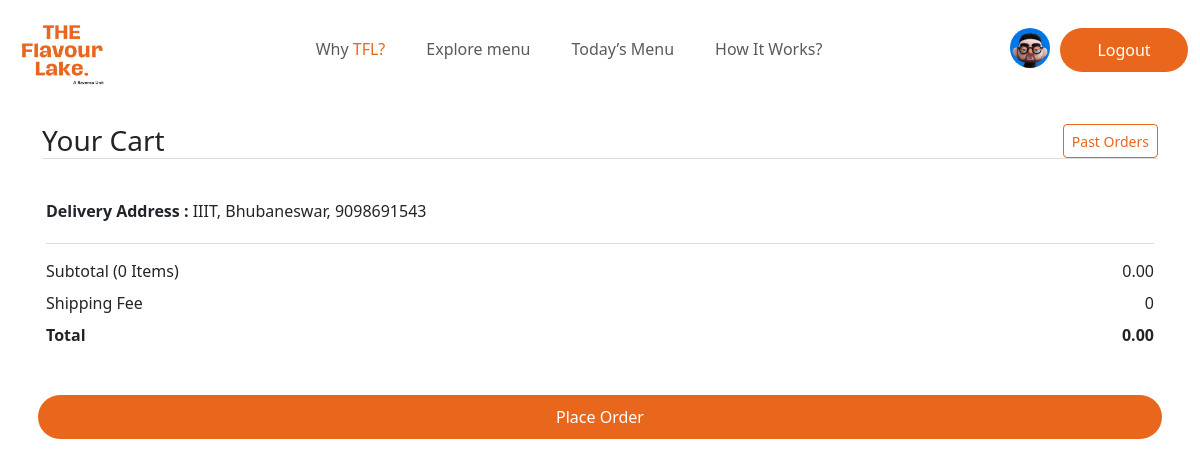
The app's page /cart/ (signed in) with its own data.
### home/models.py (models this page shows, shortened)
class DeliveryAddress(models.Model):
    ADDRESS_CHOICES = [
        ('IIIT', 'IIIT'),
        ('STPI', 'STPI'),
        ('KIIT', 'KIIT'),
    ]
    CITY_CHOICES = [
        ('Bhubaneswar', 'Bhubaneswar'),
    ]
    user = models.ForeignKey(User, on_delete=models.CASCADE, related_name='delivery_addresses')
    address_line1 = models.CharField(max_length=255, choices=ADDRESS_CHOICES, default='IIIT')
    city = models.CharField(max_length=100, choices=CITY_CHOICES, default='Bhubaneswar')
    phone_number = models.CharField(max_length=10, default='XXXXXXXXXX')
    is_primary = models.BooleanField(default=False)
    created_at = models.DateTimeField(auto_now_add=True)
    updated_at = models.DateTimeField(auto_now=True)

### home/views.py (the view, shortened to what this page needs)
# urls.py: path('cart/', views.view_cart, name='view_cart'),
def view_cart(request):
    try:
        user = request.user
        email_verified = EmailAddress.objects.filter(user=user, verified=True).exists()
    except:
        email_verified= False
    try:
        addresses = user.delivery_addresses.filter(is_primary=True).all()
    except AttributeError:
        addresses = None
    cart = request.session.get('cart', {})
    items = {}
    today_veg_lunch_menu = TodayLunchMenu.objects.order_by('id').filter(item_category="veg").first()
    today_nonveg_lunch_menu = TodayLunchMenu.objects.order_by('id').filter(item_category="non_veg").first()
    today_veg_dinner_menu = TodayDinnerMenu.objects.order_by('id').filter(item_category="veg").first()
    today_nonveg_dinner_menu = TodayDinnerMenu.objects.order_by('id').filter(item_category="non_veg").first()
    cart_total_amount = 0
    context = {
        'today_veg_lunch_menu_price': today_veg_lunch_menu,
        'today_nonveg_lunch_menu_price': today_nonveg_lunch_menu,
        'today_veg_dinner_menu_price': today_veg_dinner_menu,
        'today_nonveg_dinner_menu_price': today_nonveg_dinner_menu,
        'cart': items,
        'cart_total_amount': cart_total_amount,
        "email_verified":email_verified,
        "addresses":addresses,
    }
    return render(request, 'apps/home/view_cart.html', context)

### templates/apps/home/view_cart.html (shortened to what this page needs)
{% extends "account/base_entrance.html" %}
{% load i18n %}
{% load static %}
{% load allauth account %}
{% block stylesheet %}
<link rel="stylesheet" href="{% static 'assets/css/cart.css' %}">
{% endblock stylesheet %}
{% block content %}
<div class="login_container">
    <div class="cart_page container">
        <div class="row mt-4">
            <div class="mb-3">
                <h3 style="border-bottom: 1px solid #ddd;display: flex;justify-content: space-between;">Your Cart <button onclick="window.location.href='{% url 'home:past_orders' %}'" class="btn btn-sm btn-outline-primary">Past Orders</button></h3>
            </div>
            <div id="cart_item_contain" class="card p-3" style="border: none;">
                <div class="cart_address">
                    {% if user.is_authenticated %}
                        {% for address in addresses %}
                            <li style="list-style: none;">
                                <strong>Delivery Address : </strong>{{ address.address_line1 }}, {{ address.city }}, {{ address.phone_number }}
                            </li>
                        {% empty %}
                            <li>No delivery addresses added yet.</li>
                        {% endfor %}
                    {% endif %}
                </div>
                <div class="cart-summary">
                    <div class="d-flex justify-content-between mb-2">
                        <span>Subtotal (<span id="item-count">{{ cart|length }}</span> Items)</span>
                        <span id="subtotal">0</span>
                    </div>
                    <div class="d-flex justify-content-between mb-2">
                        <span>Shipping Fee</span>
                        <span id="shipping-fee">0</span>
                    </div>
                    <div class="d-flex justify-content-between mb-2">
                        <strong>Total</strong>
                        <strong id="total">0</strong>
                    </div>
                </div>
            </div>
            <div class="p-2">
                {% if user.is_authenticated %}
                    {% if addresses %}
                        {% if email_verified %}
                            <button id="rzp-button1" class="login_logging_btn razorpay_btn mt-3" style="display: flex;width: 100%;text-decoration: none;justify-content: center;">
                                <a style="text-decoration: none;">Place Order</a>
                            </button>
                        {% else %}
                            <button onclick="window.location.href='{% url 'account_email' %}'" class="login_logging_btn razorpay_btn mt-3" style="display: flex;width: 100%;text-decoration: none;justify-content: center;">
                                <a style="text-decoration: none;">Please Verify Your Email</a>
                            </button>
                        {% endif %}
                    {% else %}
                    <a href="{% url 'home:user_profile' %}" class="login_logging_btn razorpay_btn mt-3" style="display: flex;width: 100%;text-decoration: none;justify-content: center;">Add an Primary Address</a>
                    {% endif %}
                {% else %}
                    <a href="{% url 'account_login' %}" class="login_logging_btn razorpay_btn mt-3" style="display: flex;width: 100%;text-decoration: none;justify-content: center;">Log in to place order</a>
                {% endif %}
            </div>
        </div>
        <br><br><br>
    </div>
</div>
{% endblock content %}

### static/assets/css/navbar.css (style rules this page uses)
.login_logging_btn { background-color: #E9661D; border-radius: 25px; border: none; padding: 10px; color: white; width:8em; }

### templates/apps/home/view_cart.html (style rules this page uses)
.login_logging_btn { background-color: #E9661D; border-radius: 25px; border: none; padding: 10px; color: white; width:8em; }
.cart-summary { border-top: 1px solid #ddd; padding-top: 15px; margin-top: 20px; }
.btn-outline-primary { color: #E9661D; border-color: #E9661D; }

### records on screen
DeliveryAddress: address_line1 "IIIT", city "Bhubaneswar", phone_number "9098691543"

### other values on screen
{{ cart|length }} "0"
